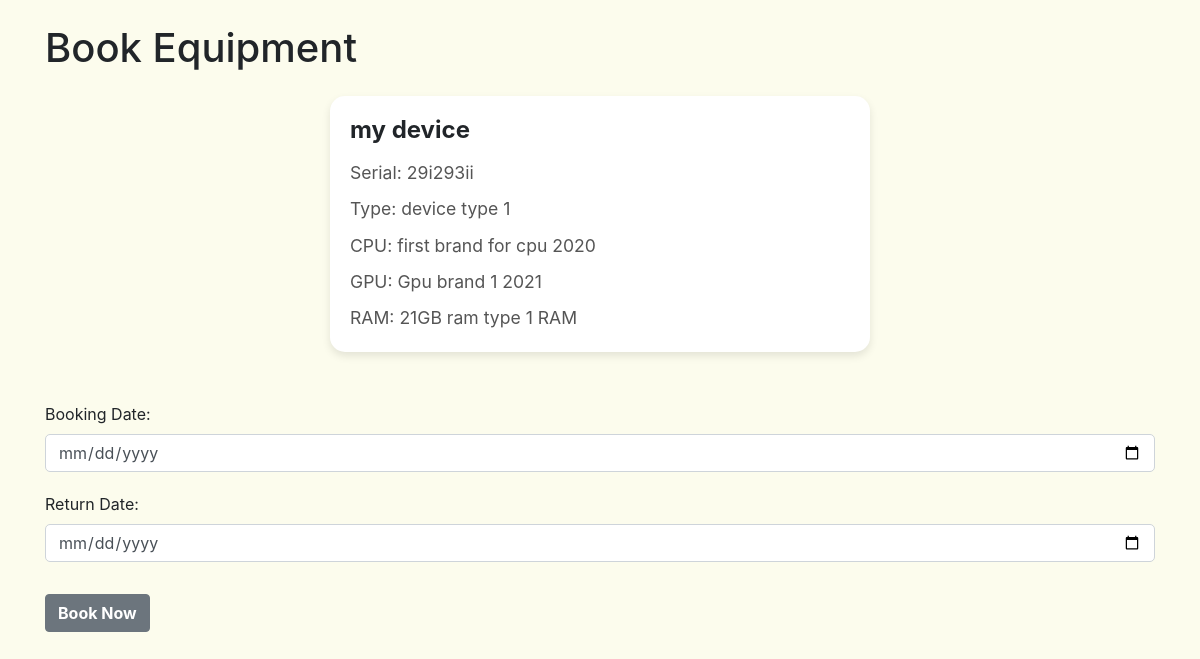
The page /booking_page/4/ (signed in) on the database its author committed.
### app1/models.py (models this page shows, shortened)
class Equipment(models.Model):
    EquipmentID = models.AutoField(primary_key=True)
    DeviceName = models.CharField(max_length=100)
    DeviceTypeID = models.ForeignKey(DeviceType, on_delete=models.CASCADE)
    DeviceSerial = models.CharField(max_length=50)
    IsOnsiteOnly = models.BooleanField(default=False)
    CPUID = models.ForeignKey(CPU, on_delete=models.CASCADE)
    GPUID = models.ForeignKey(GPU, on_delete=models.CASCADE)
    RAMID = models.ForeignKey(RAM, on_delete=models.CASCADE)
    Availability = models.BooleanField(default=True)

class DeviceType(models.Model):
    DeviceTypeID = models.AutoField(primary_key=True)
    TypeName = models.CharField(max_length=100, unique=True)
    def __str__(self):
        return self.TypeName

class CPU(models.Model):
    Brand = models.CharField(max_length=100)
    Model = models.CharField(max_length=100)
    ClockSpeed = models.FloatField()
    Cores = models.IntegerField()

class GPU(models.Model):
    Brand = models.CharField(max_length=100)
    Model = models.CharField(max_length=100)
    VRAM = models.IntegerField()

class RAM(models.Model):
    Capacity = models.IntegerField()
    Type = models.CharField(max_length=100)
    Speed = models.IntegerField()

### app1/views.py (the view)
# urls.py: path('booking_page/<int:equipment_id>/', views.booking_page, name='booking_page'),
@login_required(login_url='login')
def booking_page(request,equipment_id):
    equipment = Equipment.objects.get(pk=equipment_id)
    return render(request, "booking_page.html",{'equipment':equipment})

### templates/booking_page.html (shortened to what this page needs)
<!DOCTYPE html>
<html lang="en">
<head>
    <link href="https://stackpath.bootstrapcdn.com/bootstrap/4.5.2/css/bootstrap.min.css" rel="stylesheet">
</head>
<body>
    <div class="container">
        <h1 class="my-4">Book Equipment</h1>
        <form method="POST" action="{% url 'initiate_reservation' equipment.pk %}">
            <div class="row">
                <div class="col-md-6 mx-auto">
                    <div class="card">
                        <div class="card-body">
                            <h5 class="card-title">{{ equipment.DeviceName }}</h5>
                            <p class="card-text">Serial: {{ equipment.DeviceSerial }}</p>
                            <p class="card-text">Type: {{ equipment.DeviceTypeID }}</p>
                            <p class="card-text">CPU: {{ equipment.CPUID.Brand }} {{ equipment.CPUID.Model }}</p>
                            <p class="card-text">GPU: {{ equipment.GPUID.Brand }} {{ equipment.GPUID.Model }}</p>
                            <p class="card-text">RAM: {{ equipment.RAMID.Capacity }}GB {{ equipment.RAMID.Type }} RAM</p>
                        </div>
                    </div>
                </div>
            </div>
            <div class="form-group">
                <label for="booking_date">Booking Date:</label>
                <input type="date" class="form-control" id="booking_date" name="booking_date" required>
            </div>
            <div class="form-group">
                <label for="return_date">Return Date:</label>
                <input type="date" class="form-control" id="return_date" name="return_date" required>
            </div>
            <button type="submit" class="btn btn-primary mt-3">Book Now</button>
        </form>
    </div>
</body>
</html>

### templates/booking_page.html (style rules this page uses)
body { background-color: rgb(252, 252, 237); }
.card { margin-bottom: 30px; border: none; border-radius: 15px; box-shadow: 0 4px 8px rgba(0, 0, 0, 0.1); transition: box-shadow 0.3s ease; }
.card-title { font-size: 1.5rem; font-weight: bold; margin-bottom: 15px; }
.card-text { font-size: 1.1rem; color: #555; margin-bottom: 10px; }
.form-group { margin-top: 20px; }
.form-control { border: 1px solid #ced4da; border-radius: 5px; transition: border-color 0.3s ease; }
.btn-primary { background-color: #6c757d; border-color: #6c757d; font-weight: bold; transition: background-color 0.3s ease; }

### rows shown on the page
Equipment: DeviceName "my device", DeviceSerial "29i293ii", DeviceTypeID "device type 1", CPUID.Brand "first brand for cpu", CPUID.Model "2020", GPUID.Brand "Gpu brand 1", GPUID.Model "2021", RAMID.Capacity "21", RAMID.Type "ram type 1"
